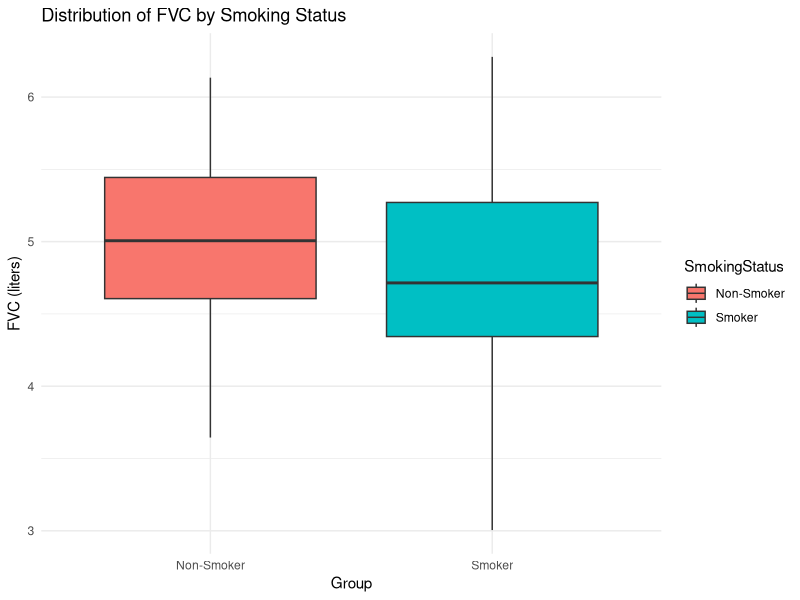
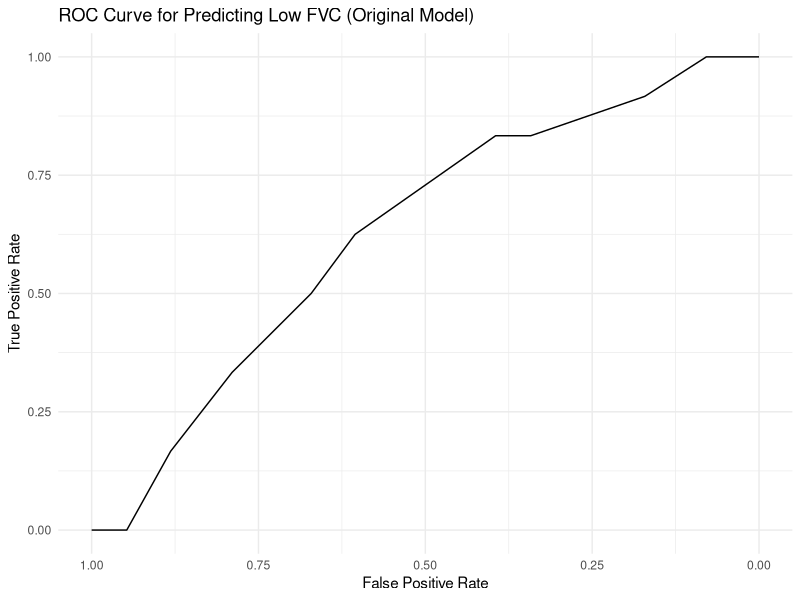
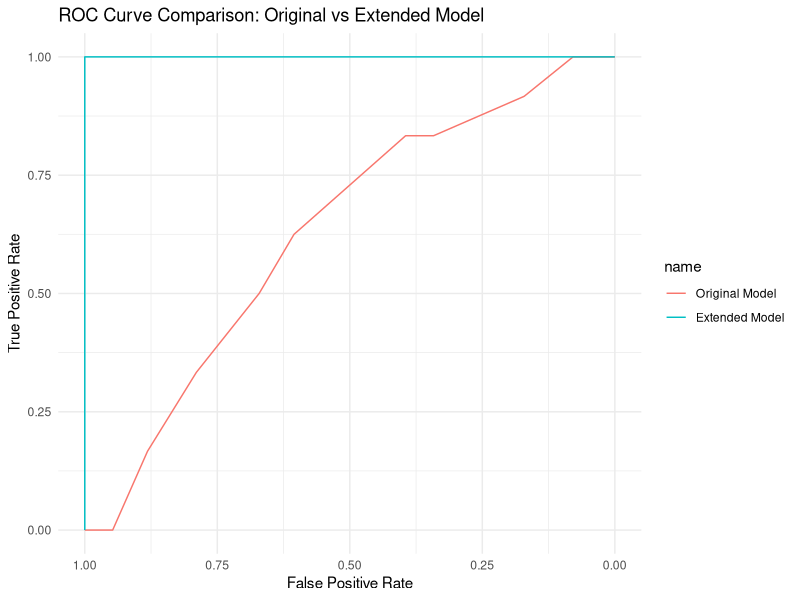

Reproduce these figures in R, in order.
#ROCAUC
library(dplyr)
library(ggplot2)
library(pROC)
library(pwr)

#Set seed
set.seed(526)

#Number of samples
n_smokers <- 36
n_non_smokers <- 64

#Define the statistics for each group
mean_smokers <- 4.7
mean_non_smokers <- 5.0
sd_smokers <- 0.6
sd_non_smokers <- 0.6
alpha <- 0.05  #Significance level

#Generate synthetic data using rnorm()
FVC_smokers <- rnorm(n_smokers, mean = mean_smokers, sd = sd_smokers)
FVC_non_smokers <- rnorm(n_non_smokers, mean = mean_non_smokers, sd = sd_non_smokers)

#Combine data
FVC <- c(FVC_smokers, FVC_non_smokers)
SmokingStatus <- rep(c("Smoker", "Non-Smoker"), times = c(n_smokers, n_non_smokers))

#Create data frame
data <- data.frame(
  FVC = FVC,
  SmokingStatus = SmokingStatus
)

#Plot boxplot of FVC by SmokingStatus
ggplot(data, aes(x = SmokingStatus, y = FVC, fill = SmokingStatus)) +
  geom_boxplot() +
  theme_minimal() +
  labs(
    title = "Distribution of FVC by Smoking Status",
    x = "Group",
    y = "FVC (liters)"
  )

#Create a Binary Outcome
#Define 'low lung function' as FVC < 4.5
data$FVC_binary <- ifelse(data$FVC < 4.5, 1, 0)

#Add a Predictor: Age (ages between 25 and 29)
set.seed(526)
total_n <- n_smokers + n_non_smokers
data$Age <- round(runif(total_n, min = 25, max = 29))

#Fit the Original Logistic Regression Model using SmokingStatus + Age
original_model <- glm(FVC_binary ~ SmokingStatus + Age, data = data, family = binomial)
data$PredictedProb <- predict(original_model, type = "response")

#Compute ROC and AUC for the original model
roc_original <- roc(data$FVC_binary, data$PredictedProb)
auc_original <- auc(roc_original)
cat("Original Model AUC:", auc_original, "\n")

#Plot the ROC curve for the original model
ggroc(roc_original) +
  ggtitle("ROC Curve for Predicting Low FVC (Original Model)") +
  xlab("False Positive Rate") +
  ylab("True Positive Rate") +
  theme_minimal()

#Further Improve the Model: Add a moderately correlated Biomarker predictor
#Biomarker is generated as FVC plus noise; it is predictive of FVC but not perfect.
set.seed(526)
data$Biomarker <- 1.0 * data$FVC + rnorm(total_n, mean = 0, sd = 0.25)

#Fit an extended logistic model including SmokingStatus, Age, and Biomarker
extended_model <- glm(FVC_binary ~ SmokingStatus + Age + Biomarker, data = data, family = binomial)
data$ExtendedPredProb <- predict(extended_model, type = "response")

#Compute ROC and AUC for the extended model
roc_extended <- roc(data$FVC_binary, data$ExtendedPredProb)
auc_extended <- auc(roc_extended)
cat("Extended Model AUC (with Biomarker):", auc_extended, "\n")

#Plot and compare ROC curves for both models
ggroc(list("Original Model" = roc_original, "Extended Model" = roc_extended)) +
  ggtitle("ROC Curve Comparison: Original vs Extended Model") +
  xlab("False Positive Rate") +
  ylab("True Positive Rate") +
  theme_minimal()
